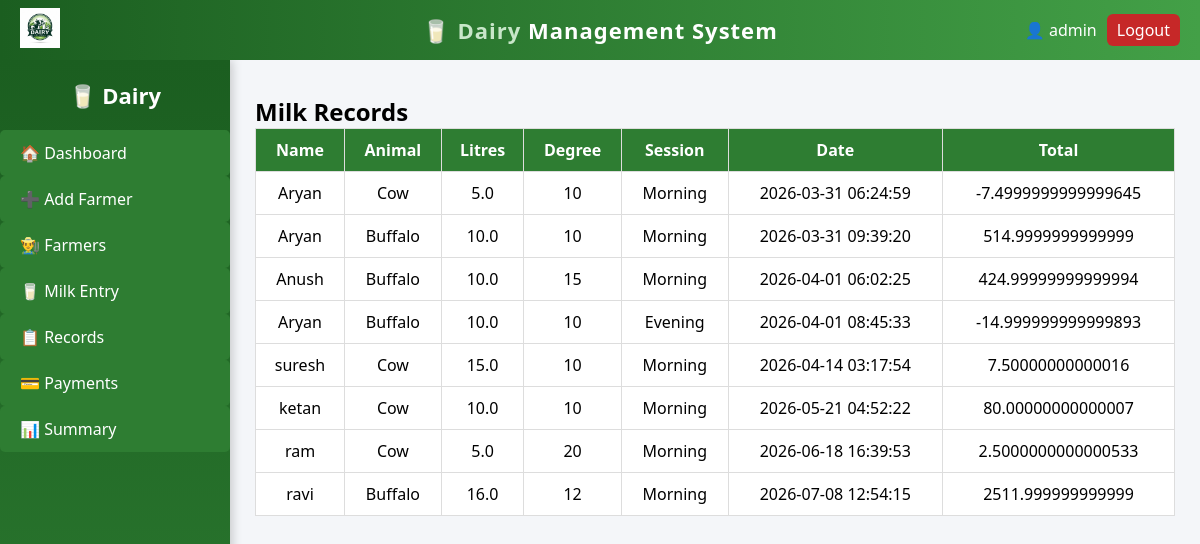
Screenshot of /records (signed in) with the database file from the repository.
### tables this page shows
CREATE TABLE milk(
        id INTEGER PRIMARY KEY,
        farmer_id INTEGER,
        animal_type TEXT,
        litres REAL,
        fat REAL,
        snf REAL,
        degree TEXT,
        rate REAL,
        total REAL,
        session TEXT,
        date TIMESTAMP DEFAULT CURRENT_TIMESTAMP
    );

CREATE TABLE farmer(
        id INTEGER PRIMARY KEY,
        name TEXT,
        contact TEXT
    );

### app.py (the view)
@app.route('/records')
@login_required
def records():
    return render_template("records.html", data=get_records())

### app.py (called while the page is built)
def login_required(f):
    @wraps(f)
    def decorated_function(*args, **kwargs):
        if 'user' not in session:
            return redirect('/login')
        return f(*args, **kwargs)
    return decorated_function

### db.py (called while the page is built)
def get_connection():
    con = sqlite3.connect("database.db")
    con.row_factory = sqlite3.Row
    return con

### models.py (called while the page is built)
def get_records():
    con = get_connection()
    data = con.execute("""
    SELECT f.name,m.animal_type,m.litres,m.degree,m.session,m.date,m.total
    FROM milk m JOIN farmer f ON m.farmer_id=f.id
    """).fetchall()
    con.close()
    return data

### templates/records.html
{% extends 'base.html' %}
{% block content %}
<h2>Milk Records</h2>
<table>
<tr>
<th>Name</th><th>Animal</th><th>Litres</th><th>Degree</th><th>Session</th><th>Date</th><th>Total</th>
</tr>
{% for r in data %}
<tr>
<td>{{r['name']}}</td>
<td>{{r['animal_type']}}</td>
<td>{{r['litres']}}</td>
<td>{{r['degree']}}</td>
<td>{{r['session']}}</td>
<td>{{r['date']}}</td>
<td>{{r['total']}}</td>
</tr>
{% endfor %}
</table>
{% endblock %}

### static/style.css (style rules this page uses)
* { margin: 0; padding: 0; box-sizing: border-box; font-family: 'Segoe UI', sans-serif; }
body { background: #f4f6f9; }
* { transition: all 0.3s ease; }
.form, .card, table, .upi-box { backdrop-filter: blur(10px); }
table { width: 100%; background: white; border-collapse: collapse; }
th { background: #2e7d32; color: white; }
td, th { padding: 10px; text-align: center; border: 1px solid #ddd; }

### rows the page displays
milk: name "Aryan", animal_type "Cow", litres "5.0", degree "10", session "Morning", date "2026-03-31 06:24:59", total "-7.4999999999999645"
milk: name "Aryan", animal_type "Buffalo", litres "10.0", degree "10", session "Morning", date "2026-03-31 09:39:20", total "514.9999999999999"
milk: name "Anush", animal_type "Buffalo", litres "10.0", degree "15", session "Morning", date "2026-04-01 06:02:25", total "424.99999999999994"
milk: name "Aryan", animal_type "Buffalo", litres "10.0", degree "10", session "Evening", date "2026-04-01 08:45:33", total "-14.999999999999893"
milk: name "suresh", animal_type "Cow", litres "15.0", degree "10", session "Morning", date "2026-04-14 03:17:54", total "7.50000000000016"
milk: name "ketan", animal_type "Cow", litres "10.0", degree "10", session "Morning", date "2026-05-21 04:52:22", total "80.00000000000007"
milk: name "ram", animal_type "Cow", litres "5.0", degree "20", session "Morning", date "2026-06-18 16:39:53", total "2.5000000000000533"
milk: name "ravi", animal_type "Buffalo", litres "16.0", degree "12", session "Morning", date "2026-07-08 12:54:15", total "2511.999999999999"

### other values shown
{{ session['user'] }} "admin"
